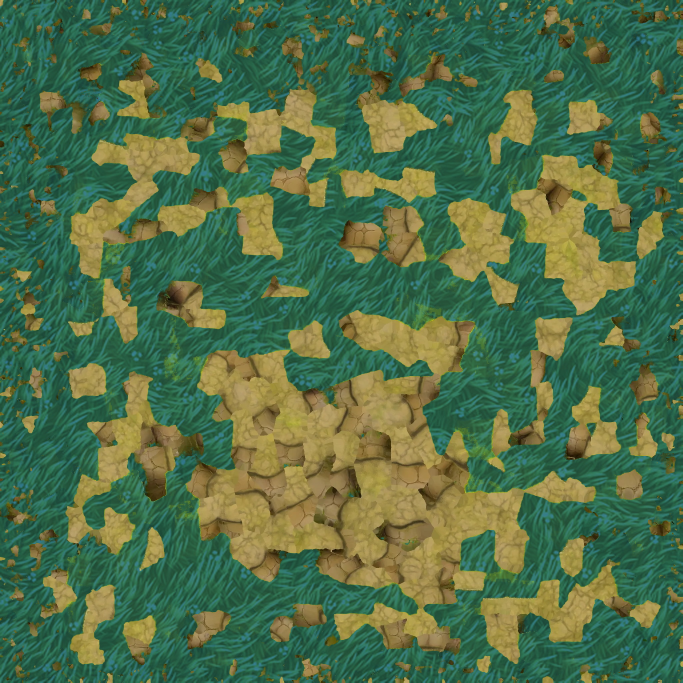
#> input picture assets/3d/plateau.jpg, 2048 x 2048 px, given in place of plateau.png, which was not available (shown at 1/3 size)
$ python prep_plateau_texture.py assets/3d/plateau.png
#> lines starting #> are read from the running program, lines starting #| are printed output that depends on the picture
#!/usr/bin/env python3
"""Grade the plateau's colour map to the meadow palette.

Why this exists
---------------
`assets/هضبة.glb` ships a `gltfpack` atlas whose grass patches are lime
(139, 154, 27) — almost no blue channel. The meadow's own map averages
(136, 147, 123), and the noon sun (0xFFE082) cuts blue by half on top of that,
so the raw map renders as neon chartreuse while the meadow stays emerald. That
is a colour-grade problem, not a lighting one: `day_palette.dart` is frozen by
test, and the ground maps were already pre-corrected in the file
(`prep_ground_textures.py`), so the plateau gets the same treatment.

What it does
------------
Only the grass patches are touched. Each pixel is scored against a lime hue
window in HSV; the score is soft so the edges of a patch do not leave a rim.
Grass pixels are cross-faded into the meadow map (already tiled to the atlas
size), which brings the blue channel and the low-frequency variation with it,
and the result is multiplied by the meadow's own material colour. The scene
multiplies its grass map by `0x2F8A4E`; baking that factor into the plateau
lets the model run at a white material, so the tan rock keeps its hue instead
of being tinted green by a global colour. Rock pixels — tan, hue ~0.08 — keep
their original colour, so the rim still reads as stone.

Run it after `prepare_model.py`, in place:
    python tool/assets/prep_plateau_texture.py assets/3d/plateau.png
"""

from __future__ import annotations

import argparse
import os

import numpy as np
from PIL import Image

DEFAULT_MEADOW = os.path.join(
    os.path.dirname(__file__), "..", "..", "assets", "3d", "textures", "grass_base.png"
)

# The meadow's material colour, with the blue channel lifted. The meadow is a
# flat plane; the plateau's top is blade geometry whose normals fan sideways,
# so at the same tint it rendered yellower than the meadow (B/G 0.31 against
# 0.43, measured on the device). The extra blue closes that gap and takes the
# lemon edge off the grass; the stone is outside the mask and keeps its tan.
MEADOW_TINT = (0x3E, 0xA3, 0xAD)

# The meadow map is 256 px and the scene tiles it every ~20 m. The plateau's
# grass area spans ~43 m of world, so one copy stretched over the atlas would
# come out twice as coarse as the meadow. Repeating it here — in image space,
# not in UV space — keeps the UV mapping (and therefore the stone rim) intact
# while restoring the blade density.
TILE = 2

# Hue window of the lime grass in the atlas. The rock band sits at 0.075–0.15
# with saturation ~0.55, the grass at 0.175–0.25 with saturation ~0.95, so the
# window below keeps the stone untouched.
HUE_LO = 0.16
HUE_HI = 0.27
HUE_FEATHER = 0.025
SAT_LO = 0.55
SAT_FEATHER = 0.12
MIX = 0.92


def grade(source: str, meadow: str, destination: str | None) -> None:
#> called with source = 'assets/3d/plateau.png'
    atlas = Image.open(source).convert("RGB")
#> atlas is the input picture: PIL image 2048x2048 RGB; mean R, G, B 80.5, 111.6, 73.2
    meadow_src = Image.open(meadow).convert("RGB")
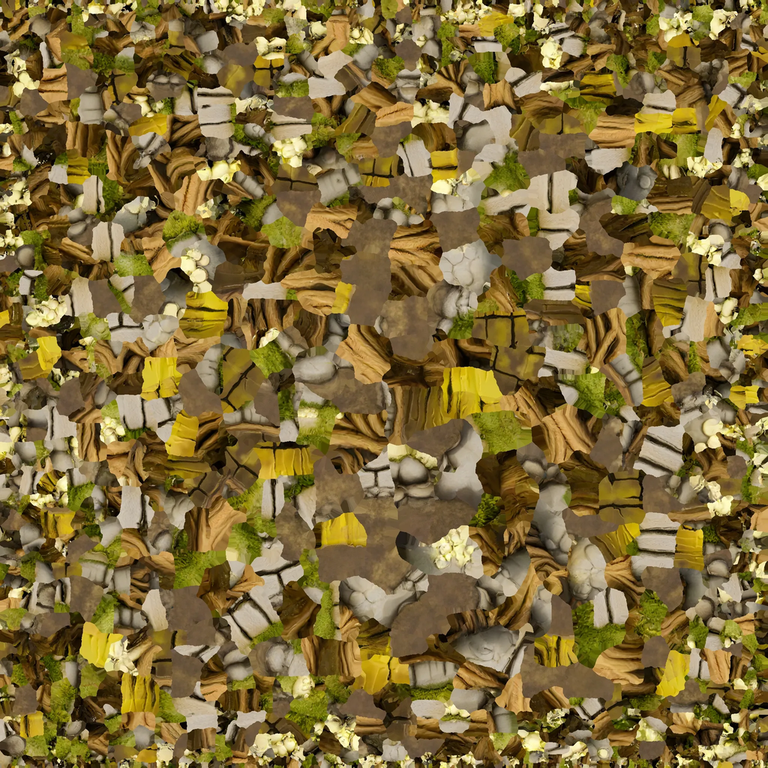
#> input picture assets/3d/bridge.png, 768 x 768 px, given in place of grass_base.png, which was not available
    tiled = Image.new("RGB", (meadow_src.width * TILE, meadow_src.height * TILE))
#> tiled: PIL image 1536x1536 RGB; every value is 0
    for ty in range(TILE):
        for tx in range(TILE):
            tiled.paste(meadow_src, (tx * meadow_src.width, ty * meadow_src.height))
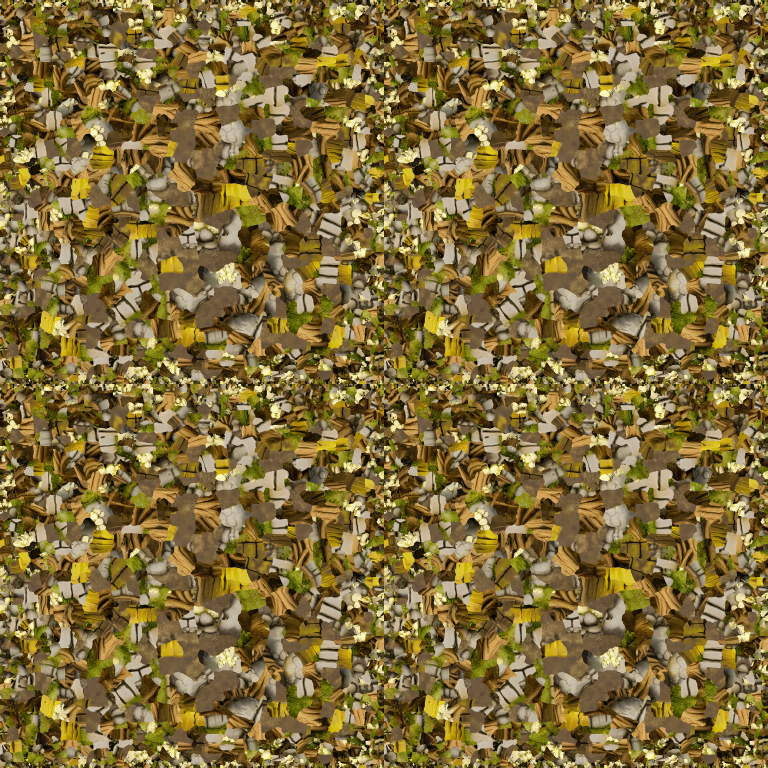
#> tiled: PIL image 1536x1536 RGB (shown at 1/2 size); mean R, G, B 127.5, 108, 57.6
    meadow_img = tiled.resize(atlas.size, Image.LANCZOS)

    rgb = np.asarray(atlas).astype(np.float32) / 255.0
    tint = np.array(MEADOW_TINT, dtype=np.float32) / 255.0
    grass = np.asarray(meadow_img).astype(np.float32) / 255.0 * tint
    hsv = np.asarray(atlas.convert("HSV")).astype(np.float32) / 255.0
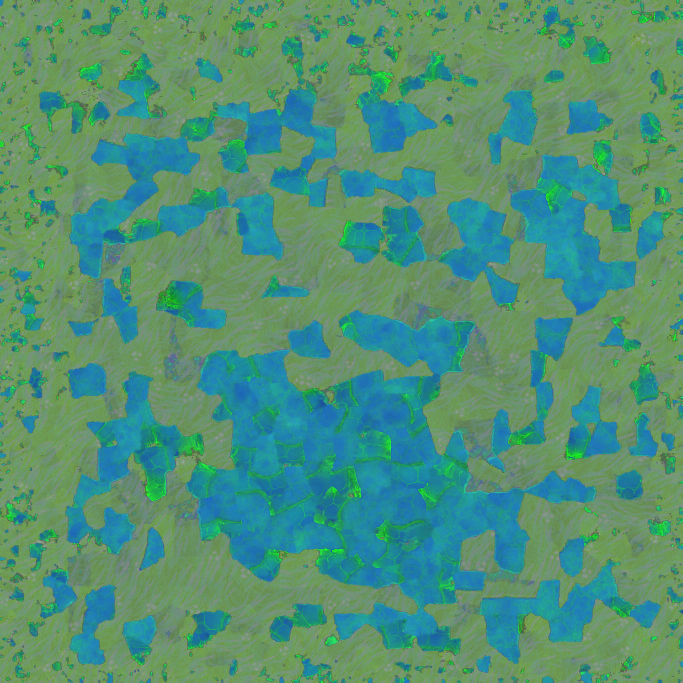
#> hsv: shape (2048, 2048, 3) float32 (shown at 1/3 size); mean R, G, B 0.318, 0.565, 0.465
    hue, sat, _value = hsv[..., 0], hsv[..., 1], hsv[..., 2]
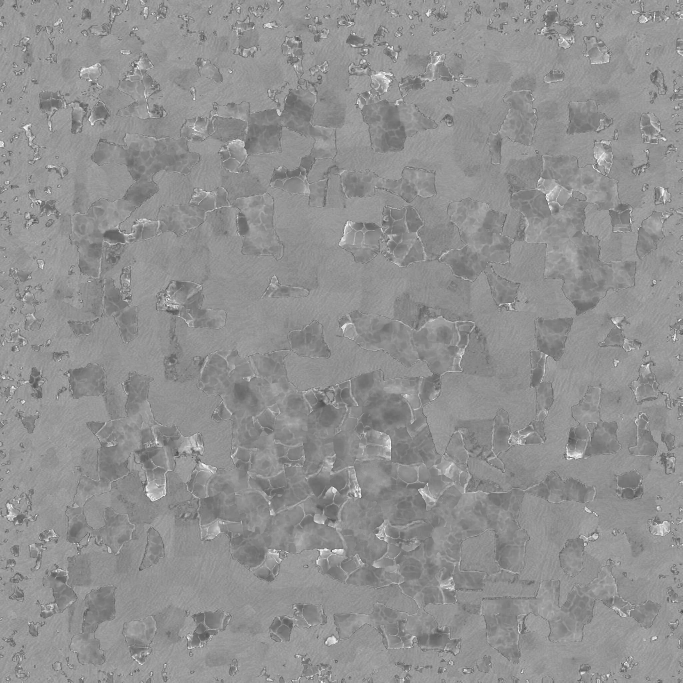
#> sat: shape (2048, 2048) float32 (shown at 1/3 size); min 0.137, max 1, mean 0.569
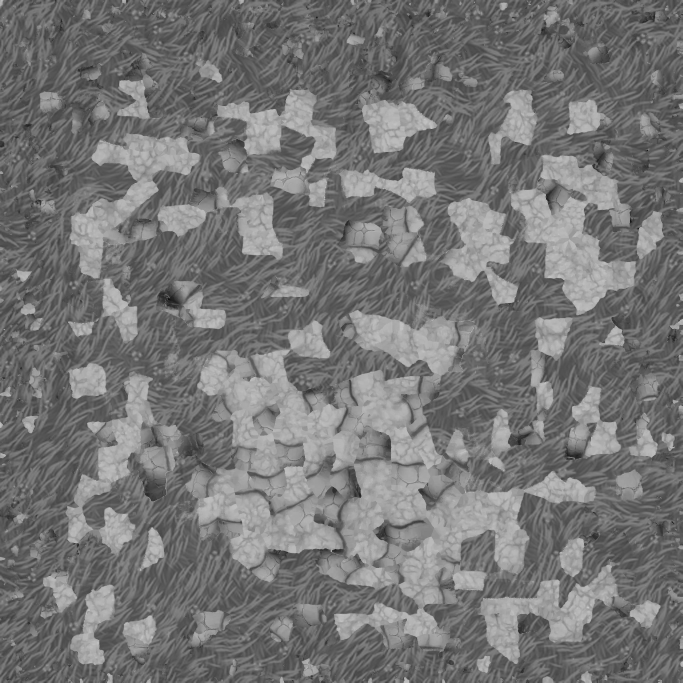
#> _value: shape (2048, 2048) float32 (shown at 1/3 size); min 0.0235, max 0.882, mean 0.463

    hue_window = np.clip((HUE_HI - hue) / HUE_FEATHER, 0.0, 1.0) * np.clip(
        (hue - HUE_LO) / HUE_FEATHER, 0.0, 1.0
    )
    sat_window = np.clip((sat - SAT_LO) / SAT_FEATHER, 0.0, 1.0)
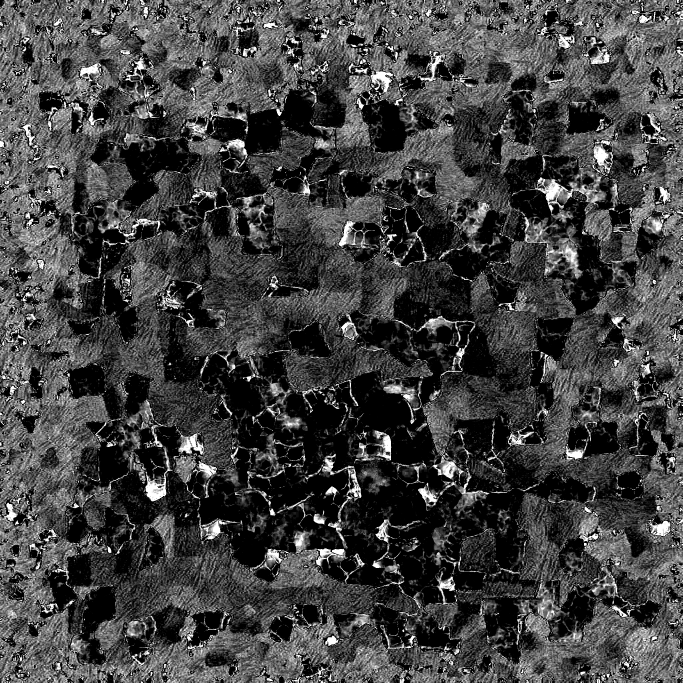
#> sat_window: shape (2048, 2048) float32 (shown at 1/3 size); min 0, max 1, mean 0.26
    mask = (hue_window * sat_window)[..., None] * MIX
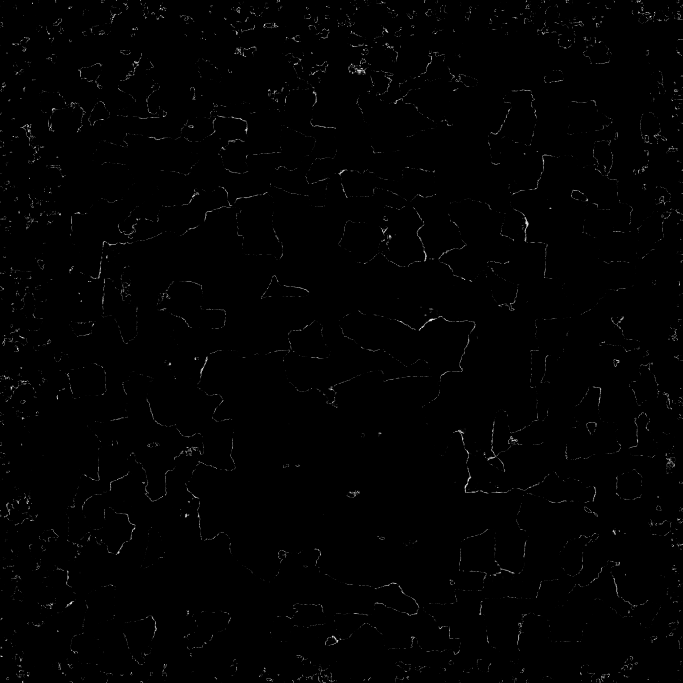
#> mask: shape (2048, 2048, 1) float32 (shown at 1/3 size); min 0, max 0.92, mean 0.00706

    out = np.clip(rgb * (1.0 - mask) + grass * mask, 0.0, 1.0)
    pixels = (out * 255.0 + 0.5).astype(np.uint8)
    result = Image.fromarray(pixels, "RGB")

    target = destination or source
    # A JPEG sidecar keeps its own encoder settings; `save` would otherwise
    # fall back to quality 75 and undo the 88 the model pipeline wrote.
    if target.lower().endswith((".jpg", ".jpeg")):
        result.save(target, "JPEG", quality=90, subsampling=1, optimize=True)
    else:
        result.save(target)
    mean = pixels.reshape(-1, 3).mean(axis=0).round().astype(int)
#> mean = [80, 111, 73]
    covered = float((mask[..., 0] > 0.02).mean()) * 100.0
#> covered = 1.74
    print(
        f"{target}: graded {covered:.0f}% of the atlas · mean "
        f"({mean[0]}, {mean[1]}, {mean[2]}) · {result.size[0]}px"
    )
#| assets/3d/plateau.png: graded 2% of the atlas · mean (80, 111, 73) · 2048px


def main() -> None:
    parser = argparse.ArgumentParser(description=__doc__)
    parser.add_argument("source", help="plateau colour map written by prepare_model.py")
    parser.add_argument(
        "destination", nargs="?", default=None, help="defaults to in-place"
    )
    parser.add_argument(
        "--meadow", default=DEFAULT_MEADOW, help="ground grass map to borrow"
    )
    args = parser.parse_args()
    grade(args.source, args.meadow, args.destination)


if __name__ == "__main__":
    main()
